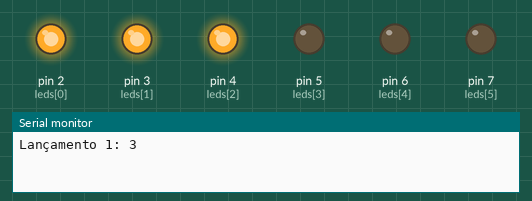
Simulated run of this sketch. Board: Arduino Uno, built with avr-gcc and run on an emulated ATmega328P. Shown: output pins drawn as LEDs (lit = HIGH), the last lines printed to the serial monitor. Random numbers use the default seed unless the sketch sets one. At 105.0 s the program stops and its outputs stay as they are.

Above: at 0.1 s.
At 10.6 s:
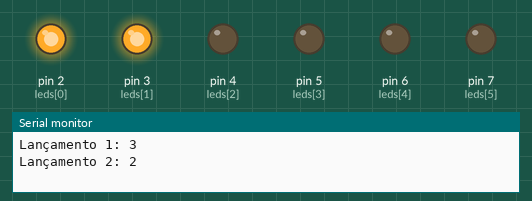
At 20.6 s:
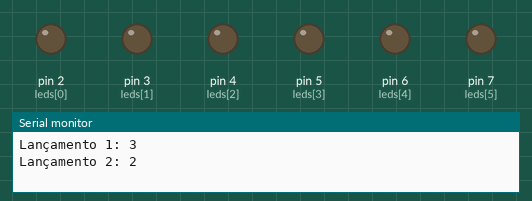
At 31.6 s:
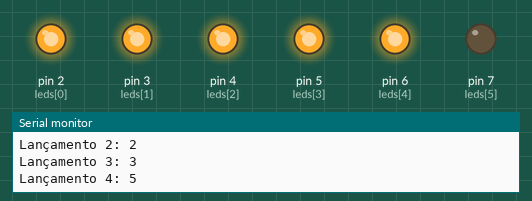
Timing chart, 0 to 33.1 s (numbered marks = the images above):
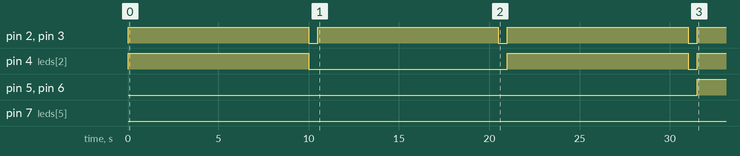

The sketch:

3.ino
```cpp
int leds[] = {2, 3, 4, 5, 6, 7};   // pinos dos LEDs
int numLeds = 6;

void setup() {
  Serial.begin(9600);

  // configurar LEDs como saída
  for (int i = 0; i < numLeds; i++) {
    pinMode(leds[i], OUTPUT);
  }

  randomSeed(analogRead(A0));  // melhor aleatoriedade
}

void acenderLeds(int n) {
  for (int i = 0; i < numLeds; i++) {
    if (i < n) {
      digitalWrite(leds[i], HIGH);
    } else {
      digitalWrite(leds[i], LOW);
    }
  }
}

void apagarTodos() {
  for (int i = 0; i < numLeds; i++) {
    digitalWrite(leds[i], LOW);
  }
}

void loop() {

  for (int lancamento = 1; lancamento <= 10; lancamento++) {

    int resultado = random(1, 7);    // número entre 1 e 6
    Serial.print("Lançamento ");
    Serial.print(lancamento);
    Serial.print(": ");
    Serial.println(resultado);

    acenderLeds(resultado);          // acende LEDs equivalentes ao número
    delay(10000);                    // 10 segundos

    apagarTodos();                   // limpa antes do próximo lançamento
    delay(500);                      // pequena pausa
  }

  // Após os 10 lançamentos, o programa fica parado
  while (true);
}
```

Measured:
- by itself, pin 2 (leds[0]), pin 3 (leds[1]): alternates HIGH for 10.0 s and LOW for 0.50 s
- by itself, pin 4 (leds[2]): goes HIGH 10.0 s, LOW 11.0 s, HIGH 10.0 s, LOW 0.50 s, then HIGH
- by itself, pin 5 (leds[3]), pin 6 (leds[4]): LOW → HIGH at 31.5 s
